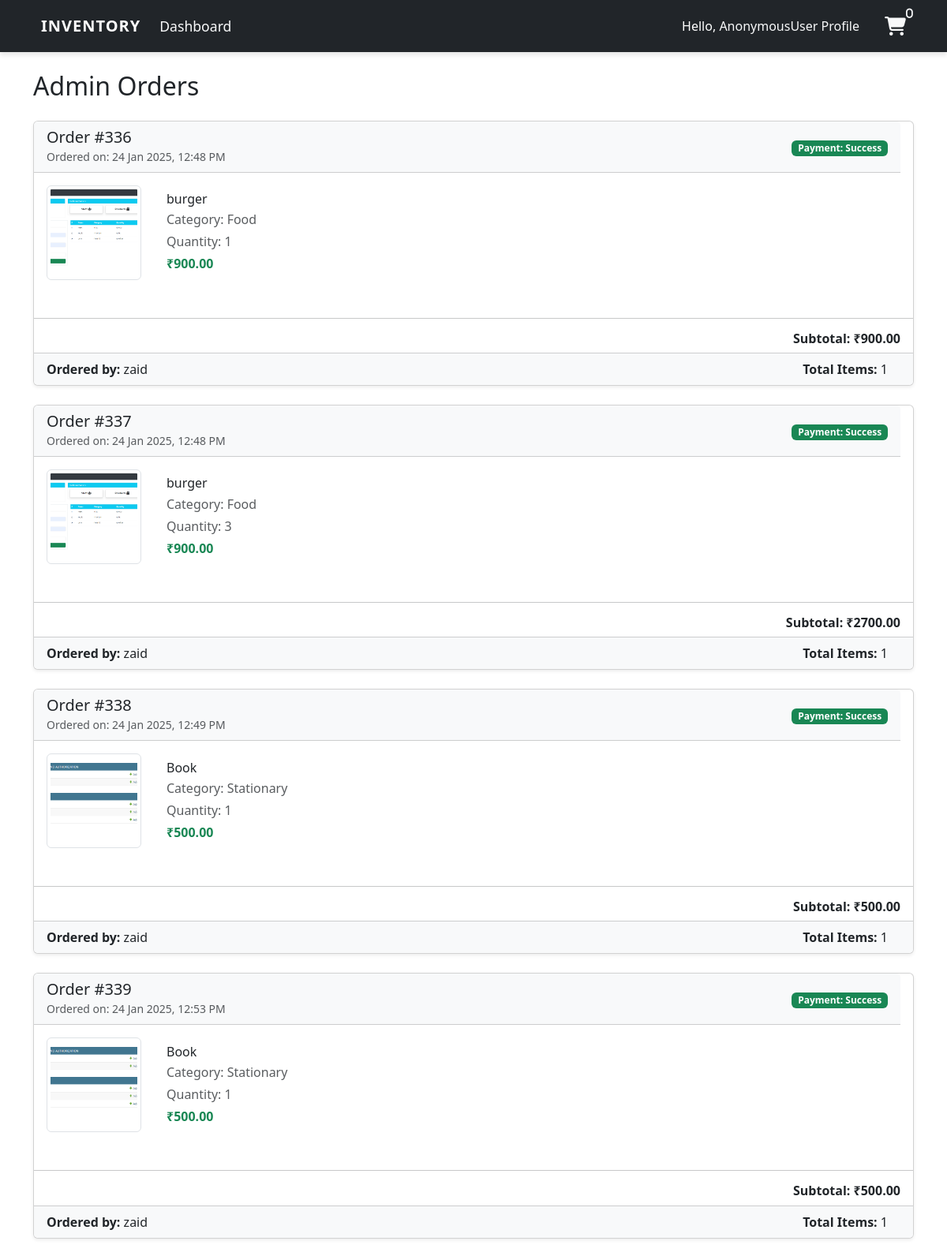
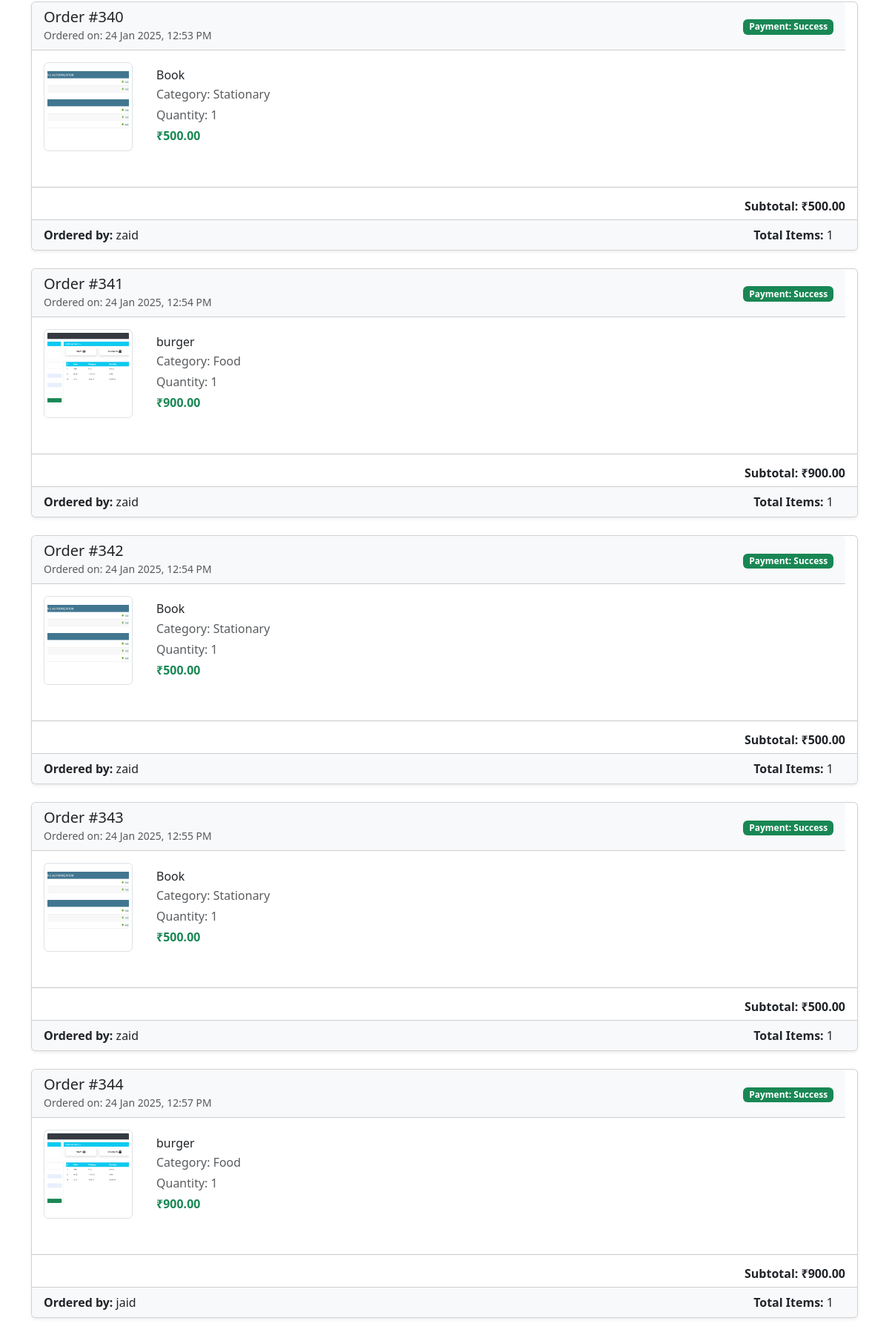
The page /order/ (upper part) on the database its author committed (2 pictures, top to bottom).
### user/models.py (models this page shows, shortened)
class Order(models.Model):
    product = models.ForeignKey(Product, on_delete=models.CASCADE , null=True )
    shipping_address = models.ForeignKey('ShippingAddress', on_delete=models.SET_NULL, null=True, blank=True , related_name='shipping_addresses')
    staff = models.ForeignKey(User, on_delete=models.CASCADE, null=True)
    order_quantity = models.PositiveIntegerField(null=True)
    date = models.DateTimeField(auto_now_add=True)
    created_at = models.DateTimeField(default=timezone.now)
    payment_status = models.CharField(
        max_length=20, choices=[('success', 'Success'), ('failed', 'Failed')],
        default='failed'
    )
    def __str__(self):
        return f'{self.product} order by {self.staff.username}'

class OrderItem(models.Model):
    product = models.ForeignKey(Product, on_delete=models.CASCADE)
    date = models.DateTimeField(auto_now_add=True)
    quantity = models.PositiveIntegerField(default=1)
    order = models.ForeignKey(Order, on_delete=models.CASCADE)

class Product(models.Model):
    name = models.CharField(max_length=100, blank=True , default='Untitled Product')
    category = models.CharField(max_length=20, choices=CATEGORY, blank=True ,default='Stationary')
    quantity = models.PositiveIntegerField()
    price = models.DecimalField(max_digits=10, decimal_places=2, default=0.00)
    description = models.TextField(blank=True, null=True)
    image = models.ImageField(upload_to='product_images/', blank=True, null=True)

### user/views.py (the view)
# urls.py: path('order/' , views.order , name='order'),
def order(request):
    items = Product.objects.filter(quantity__lt=50)
    Lowstock_count =items.count()
    order_count = Order.objects.count()
    orders = Order.objects.filter(payment_status='success')
    workers = User.objects.all()
    worker = workers.count()
    product_count = Product.objects.count()
    orders_with_subtotals = []
    for order in orders:
        print(order)
        subtotal = sum(
            item.product.price * item.quantity for item in order.orderitem_set.all()
        )
        orders_with_subtotals.append({
            'order': order,
            'subtotal': subtotal,
        })
    context = {
        'orders_with_subtotals': orders_with_subtotals,
        'Lowstock_count':Lowstock_count ,
        'order_count' : order_count,
        'orders': orders,
        'worker':worker,
        'product_count':product_count
    }
    return render(request , 'dashboard/order.html' , context)

### templates/dashboard/order.html (shortened to what this page needs)
{% extends 'partials/base.html' %}
{% block content %}
<div class="container my-4">
  <h2 class="mb-4">Admin Orders</h2>
  {% if orders_with_subtotals %}
    {% for order_data in orders_with_subtotals %}
    <div class="card mb-4 shadow-sm">
      <div class="card-header bg-light d-flex justify-content-between align-items-center">
        <div>
          <h5 class="mb-0">Order #{{ order_data.order.id }}</h5>
          <small class="text-muted">Ordered on: {{ order_data.order.date|date:"d M Y, h:i A" }}</small>
        </div>
        <div>
          <span class="badge bg-success text-white">Payment: {{ order_data.order.payment_status|capfirst }}</span>
        </div>
      </div>
      <div class="card-body">
        {% for item in order_data.order.orderitem_set.all %}
        <div class="d-flex mb-3">
          <div class="me-3">
            <img src="{{ item.product.image.url }}" alt="{{ item.product.name }}" class="img-thumbnail" style="width: 120px; height: 120px; object-fit: cover;">
          </div>
          <div class="flex-grow-1">
            <h6 class="mb-1">{{ item.product.name }}</h6>
            <p class="mb-1 text-muted">Category: {{ item.product.category }}</p>
            <p class="mb-1 text-muted">Quantity: {{ item.quantity }}</p>
            <p class="mb-0 fw-bold text-success">₹{{ item.product.price }}</p>
          </div>
        </div>
        {% endfor %}
      </div>
      <hr>
      <div class="d-flex justify-content-end">
        <h6 class="fw-bold">Subtotal: ₹{{ order_data.subtotal }}</h6>
      </div>
      <div class="card-footer bg-light">
        <div class="d-flex justify-content-between align-items-center">
          <div>
            <p class="mb-0"><strong>Ordered by:</strong> {{ order_data.order.staff.username }}</p>
          </div>
          <div>
            <strong>Total Items:</strong> {{ order_data.order.orderitem_set.count }}
          </div>
        </div>
      </div>
    </div>
    {% endfor %}
  {% else %}
    <p class="text-center">No orders found.</p>
  {% endif %}
</div>
{% endblock %}

### templates/partials/base.html (style rules this page uses)
body { background-color: hsl(0, 0%, 98%); }
h1,h2,h3,h4,h5,h6 { color:hsl(0, 0%, 30%); }
.card { display: flex; flex-direction: column; height: 100%; }
.card-body { flex-grow: 1; display: flex; flex-direction: column; }
.d-flex { align-items: center; gap: 1rem; margin-right: 1rem; }

### rows shown on the page
Order: order.id "336", order "24 Jan 2025, 12:48 PM", order.payment_status "Success", subtotal "900.00", order.staff.username "zaid", order.orderitem_set.count "1"
OrderItem: product.image (picture), product.name "burger", product.category "Food", quantity "1", product.price "900.00"
Order: order.id "337", order "24 Jan 2025, 12:48 PM", order.payment_status "Success", subtotal "2700.00", order.staff.username "zaid", order.orderitem_set.count "1"
OrderItem: product.image (picture), product.name "burger", product.category "Food", quantity "3", product.price "900.00"
Order: order.id "338", order "24 Jan 2025, 12:49 PM", order.payment_status "Success", subtotal "500.00", order.staff.username "zaid", order.orderitem_set.count "1"
OrderItem: product.image (picture), product.name "Book", product.category "Stationary", quantity "1", product.price "500.00"
Order: order.id "339", order "24 Jan 2025, 12:53 PM", order.payment_status "Success", subtotal "500.00", order.staff.username "zaid", order.orderitem_set.count "1"
OrderItem: product.image (picture), product.name "Book", product.category "Stationary", quantity "1", product.price "500.00"
Order: order.id "340", order "24 Jan 2025, 12:53 PM", order.payment_status "Success", subtotal "500.00", order.staff.username "zaid", order.orderitem_set.count "1"
OrderItem: product.image (picture), product.name "Book", product.category "Stationary", quantity "1", product.price "500.00"
Order: order.id "341", order "24 Jan 2025, 12:54 PM", order.payment_status "Success", subtotal "900.00", order.staff.username "zaid", order.orderitem_set.count "1"
OrderItem: product.image (picture), product.name "burger", product.category "Food", quantity "1", product.price "900.00"
Order: order.id "342", order "24 Jan 2025, 12:54 PM", order.payment_status "Success", subtotal "500.00", order.staff.username "zaid", order.orderitem_set.count "1"
OrderItem: product.image (picture), product.name "Book", product.category "Stationary", quantity "1", product.price "500.00"
Order: order.id "343", order "24 Jan 2025, 12:55 PM", order.payment_status "Success", subtotal "500.00", order.staff.username "zaid", order.orderitem_set.count "1"
OrderItem: product.image (picture), product.name "Book", product.category "Stationary", quantity "1", product.price "500.00"
Order: order.id "344", order "24 Jan 2025, 12:57 PM", order.payment_status "Success", subtotal "900.00", order.staff.username "jaid", order.orderitem_set.count "1"
OrderItem: product.image (picture), product.name "burger", product.category "Food", quantity "1", product.price "900.00"

### other values the page prints
{{ request.user }} "AnonymousUser"
{{ cart_items|length }} "0"
